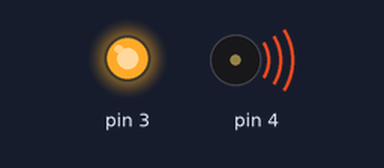
Bench run of a sketch on a simulated Arduino Uno, built with avr-gcc and run on an emulated ATmega328P. Shown: output pins drawn as LEDs (lit = HIGH), buzzer (waves = sounding).

Above: at 0.12 s.
At 1.1 s:
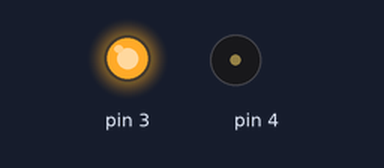
At 2.12 s:
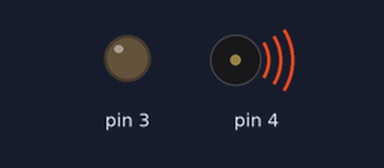
At 3.1 s:
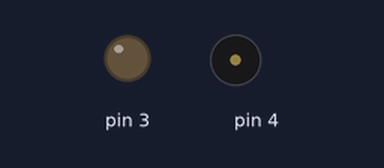
Timing chart, 0 to 5.2 s (numbered marks = the images above):
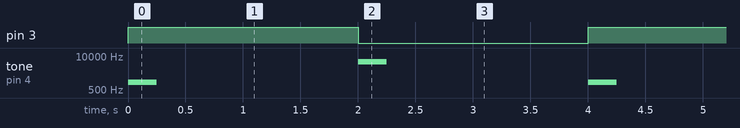

Measured:
- by itself, pin 3: alternates HIGH for 2.0 s and LOW for 2.0 s
- by itself, tone on pin 4: repeats every 4.0 s: silent 1.8 s, 6000 Hz 0.25 s, silent 1.8 s, 1000 Hz 0.25 s

The sketch:

LED_With_Buzzer.ino
```cpp
void setup()
{
   pinMode(3, OUTPUT);
   pinMode(4, OUTPUT);
}

void loop()
{
   digitalWrite(3, HIGH);
   tone(4, 1000, 250);
   delay(2000);
   digitalWrite(3, LOW);
   tone(4, 6000, 250);
   delay(2000);
}
```
